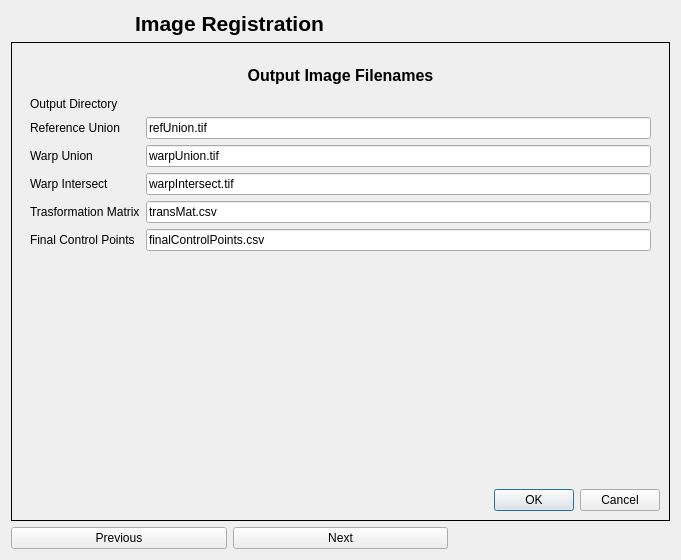
<?xml version="1.0" encoding="UTF-8"?>
<ui version="4.0">
 <class>ImageRegistrationDialogBase</class>
 <widget class="QDialog" name="ImageRegistrationDialogBase">
  <property name="geometry">
   <rect>
    <x>0</x>
    <y>0</y>
    <width>681</width>
    <height>560</height>
   </rect>
  </property>
  <property name="windowTitle">
   <string>Image Registration</string>
  </property>
  <layout class="QGridLayout" name="gridLayout">
   <item row="0" column="0" colspan="2">
    <widget class="QLabel" name="title_label">
     <property name="text">
      <string>&lt;!DOCTYPE HTML PUBLIC &quot;-//W3C//DTD HTML 4.0//EN&quot; &quot;http://www.w3.org/TR/REC-html40/strict.dtd&quot;&gt;
&lt;html&gt;&lt;head&gt;&lt;meta name=&quot;qrichtext&quot; content=&quot;1&quot; /&gt;&lt;style type=&quot;text/css&quot;&gt;
p, li { white-space: pre-wrap; }
&lt;/style&gt;&lt;/head&gt;&lt;body style=&quot; font-family:'Sans Serif'; font-size:9pt; font-weight:400; font-style:normal;&quot;&gt;
&lt;p style=&quot; margin-top:0px; margin-bottom:0px; margin-left:0px; margin-right:0px; -qt-block-indent:0; text-indent:0px;&quot;&gt;&lt;span style=&quot; font-size:16pt; font-weight:600;&quot;&gt;Image Registration&lt;/span&gt;&lt;/p&gt;&lt;/body&gt;&lt;/html&gt;</string>
     </property>
     <property name="alignment">
      <set>Qt::AlignCenter</set>
     </property>
    </widget>
   </item>
   <item row="1" column="0" colspan="3">
    <widget class="QStackedWidget" name="stackedWidget">
     <property name="frameShape">
      <enum>QFrame::Box</enum>
     </property>
     <property name="currentIndex">
      <number>3</number>
     </property>
     <widget class="QWidget" name="page">
      <layout class="QGridLayout" name="gridLayout_2">
       <item row="0" column="0">
        <layout class="QFormLayout" name="formLayout">
         <item row="0" column="0">
          <widget class="QLabel" name="transformationTypeLabel">
           <property name="text">
            <string>Transformation Type</string>
           </property>
          </widget>
         </item>
         <item row="0" column="1">
          <widget class="QComboBox" name="transformationTypeComboBox">
           <item>
            <property name="text">
             <string>Affine Transform</string>
            </property>
           </item>
           <item>
            <property name="text">
             <string>Projective Transform</string>
            </property>
           </item>
           <item>
            <property name="text">
             <string>Linear Conformal Transform</string>
            </property>
           </item>
           <item>
            <property name="text">
             <string>Polynomial</string>
            </property>
           </item>
          </widget>
         </item>
         <item row="1" column="0">
          <widget class="QLabel" name="downsampleInputImageLabel">
           <property name="text">
            <string>Downsample Input Image</string>
           </property>
          </widget>
         </item>
         <item row="1" column="1">
          <widget class="QgsSpinBox" name="downsampleQgsSpinBox">
           <property name="minimum">
            <number>1</number>
           </property>
           <property name="maximum">
            <number>10</number>
           </property>
          </widget>
         </item>
         <item row="2" column="0">
          <widget class="QLabel" name="windowSizeLabel">
           <property name="text">
            <string>Window Size</string>
           </property>
          </widget>
         </item>
         <item row="2" column="1">
          <widget class="QSpinBox" name="windowSizeSpinBox">
           <property name="autoFillBackground">
            <bool>false</bool>
           </property>
           <property name="maximum">
            <number>1920</number>
           </property>
           <property name="value">
            <number>140</number>
           </property>
          </widget>
         </item>
         <item row="3" column="0">
          <widget class="QLabel" name="label">
           <property name="text">
            <string>Warp Window</string>
           </property>
          </widget>
         </item>
         <item row="3" column="1">
          <widget class="QgsSpinBox" name="warpWindowQgsSpinBox"/>
         </item>
         <item row="4" column="0">
          <widget class="QLabel" name="interpolationMethodLabel">
           <property name="text">
            <string>Interpolation Method</string>
           </property>
          </widget>
         </item>
         <item row="4" column="1">
          <widget class="QComboBox" name="interpolationMethodComboBox">
           <item>
            <property name="text">
             <string>Nearest-Neighbor</string>
            </property>
           </item>
           <item>
            <property name="text">
             <string>Bilinear</string>
            </property>
           </item>
           <item>
            <property name="text">
             <string>Pixel area relation</string>
            </property>
           </item>
           <item>
            <property name="text">
             <string>Bicubic</string>
            </property>
           </item>
          </widget>
         </item>
         <item row="5" column="0">
          <widget class="QLabel" name="searchMethodLabel">
           <property name="text">
            <string>Search Method</string>
           </property>
          </widget>
         </item>
         <item row="5" column="1">
          <widget class="QComboBox" name="searchMethodComboBox">
           <item>
            <property name="text">
             <string>Sequential Search</string>
            </property>
           </item>
           <item>
            <property name="text">
             <string>Coarse To Fine</string>
            </property>
           </item>
          </widget>
         </item>
         <item row="6" column="0">
          <widget class="QLabel" name="similarityMetricsLabel">
           <property name="text">
            <string>Similarity Metrics</string>
           </property>
          </widget>
         </item>
         <item row="6" column="1">
          <widget class="QComboBox" name="similarityMetricsComboBox">
           <item>
            <property name="text">
             <string>XOR</string>
            </property>
           </item>
           <item>
            <property name="text">
             <string>SAD</string>
            </property>
           </item>
           <item>
            <property name="text">
             <string>SSD</string>
            </property>
           </item>
           <item>
            <property name="text">
             <string>MI</string>
            </property>
           </item>
          </widget>
         </item>
         <item row="7" column="0">
          <widget class="QLabel" name="borderPaddingValueLabel">
           <property name="text">
            <string>Border Padding Value</string>
           </property>
          </widget>
         </item>
         <item row="7" column="1">
          <widget class="QDoubleSpinBox" name="borderPaddingValueDoubleSpinBox">
           <property name="minimum">
            <double>-100.000000000000000</double>
           </property>
           <property name="maximum">
            <double>100.000000000000000</double>
           </property>
           <property name="value">
            <double>-1.000000000000000</double>
           </property>
          </widget>
         </item>
         <item row="8" column="0">
          <widget class="QLabel" name="scaleIncrementValueLabel">
           <property name="text">
            <string>Scale Increment Value</string>
           </property>
          </widget>
         </item>
         <item row="8" column="1">
          <widget class="QDoubleSpinBox" name="scaleIncrementValueQDoubleSpinBox">
           <property name="minimum">
            <double>-100.000000000000000</double>
           </property>
           <property name="maximum">
            <double>100.000000000000000</double>
           </property>
           <property name="value">
            <double>0.050000000000000</double>
           </property>
          </widget>
         </item>
         <item row="9" column="0">
          <widget class="QLabel" name="rotationIncrementValueLabel">
           <property name="text">
            <string>Rotation Increment Value</string>
           </property>
          </widget>
         </item>
         <item row="9" column="1">
          <widget class="QDoubleSpinBox" name="rotationIncrementValueDoubleSpinBox">
           <property name="minimum">
            <double>-100.000000000000000</double>
           </property>
           <property name="maximum">
            <double>100.000000000000000</double>
           </property>
           <property name="value">
            <double>1.000000000000000</double>
           </property>
          </widget>
         </item>
         <item row="10" column="0">
          <widget class="QLabel" name="lowerRotationFactorBoundLabel">
           <property name="text">
            <string>Lower Rotational Bound</string>
           </property>
          </widget>
         </item>
         <item row="10" column="1">
          <widget class="QDoubleSpinBox" name="lowerRotationFactorBoundDoubleSpinBox">
           <property name="minimum">
            <double>-180.000000000000000</double>
           </property>
           <property name="maximum">
            <double>180.000000000000000</double>
           </property>
          </widget>
         </item>
         <item row="11" column="0">
          <widget class="QLabel" name="upperRotationFactorBoundLabel">
           <property name="text">
            <string>Upper Rotational Bound</string>
           </property>
          </widget>
         </item>
         <item row="11" column="1">
          <widget class="QDoubleSpinBox" name="upperRotationFactorBoundDoubleSpinBox">
           <property name="minimum">
            <double>-180.000000000000000</double>
           </property>
           <property name="maximum">
            <double>180.000000000000000</double>
           </property>
          </widget>
         </item>
         <item row="12" column="0">
          <widget class="QLabel" name="logFileLabel">
           <property name="text">
            <string>Log File</string>
           </property>
          </widget>
         </item>
         <item row="12" column="1">
          <widget class="QgsFileWidget" name="logFileQgsFileWidget" native="true">
           <property name="dialogTitle" stdset="0">
            <string>Create or select a log file</string>
           </property>
           <property name="filter" stdset="0">
            <string>*.log ;; *.txt;;*.*</string>
           </property>
           <property name="defaultRoot" stdset="0">
            <string/>
           </property>
          </widget>
         </item>
         <item row="13" column="0">
          <widget class="QLabel" name="originalReferenceImageLabel">
           <property name="text">
            <string>Original Reference Image [*]</string>
           </property>
          </widget>
         </item>
         <item row="13" column="1">
          <widget class="QgsFileWidget" name="originalReferenceImageQgsFileWidget" native="true">
           <property name="dialogTitle" stdset="0">
            <string>Select the Original Reference Image</string>
           </property>
           <property name="filter" stdset="0">
            <string>*.tif *.tiff *.gtif ;;*.img ;; *.*</string>
           </property>
          </widget>
         </item>
         <item row="14" column="0">
          <widget class="QLabel" name="originalWarpImageLabel">
           <property name="text">
            <string>Original Warp Image [*]</string>
           </property>
          </widget>
         </item>
         <item row="14" column="1">
          <widget class="QgsFileWidget" name="originalWarpImageQgsFileWidget" native="true">
           <property name="dialogTitle" stdset="0">
            <string>Select the Original Warp Image</string>
           </property>
           <property name="filter" stdset="0">
            <string>*.tif *.tiff *.gtif ;;*.img ;; *.*</string>
           </property>
          </widget>
         </item>
        </layout>
       </item>
       <item row="1" column="0">
        <widget class="QLabel" name="label_5">
         <property name="text">
          <string>[*] Denotes a required field</string>
         </property>
        </widget>
       </item>
      </layout>
     </widget>
     <widget class="QWidget" name="page_2">
      <layout class="QGridLayout" name="gridLayout_3">
       <item row="0" column="0">
        <widget class="QWidget" name="widget_3" native="true">
         <property name="autoFillBackground">
          <bool>false</bool>
         </property>
         <layout class="QGridLayout" name="gridLayout_6">
          <item row="0" column="0" colspan="2">
           <widget class="QLabel" name="title_label_4">
            <property name="text">
             <string>&lt;!DOCTYPE HTML PUBLIC &quot;-//W3C//DTD HTML 4.0//EN&quot; &quot;http://www.w3.org/TR/REC-html40/strict.dtd&quot;&gt;
&lt;html&gt;&lt;head&gt;&lt;meta name=&quot;qrichtext&quot; content=&quot;1&quot; /&gt;&lt;style type=&quot;text/css&quot;&gt;
p, li { white-space: pre-wrap; }
&lt;/style&gt;&lt;/head&gt;&lt;body style=&quot; font-family:'Sans Serif'; font-size:9pt; font-weight:400; font-style:normal;&quot;&gt;
&lt;p style=&quot; margin-top:0px; margin-bottom:0px; margin-left:0px; margin-right:0px; -qt-block-indent:0; text-indent:0px;&quot;&gt;&lt;span style=&quot; font-size:12pt; font-weight:600;&quot;&gt;Scaling&lt;/span&gt;&lt;/p&gt;&lt;/body&gt;&lt;/html&gt;</string>
            </property>
            <property name="alignment">
             <set>Qt::AlignCenter</set>
            </property>
           </widget>
          </item>
          <item row="1" column="0" colspan="2">
           <widget class="QListWidget" name="scalingList"/>
          </item>
          <item row="2" column="0" colspan="2">
           <layout class="QFormLayout" name="formLayout_2">
            <item row="0" column="0">
             <widget class="QLabel" name="scalingLowerValueLabel">
              <property name="text">
               <string>Scaling Lower Value</string>
              </property>
             </widget>
            </item>
            <item row="0" column="1">
             <widget class="QDoubleSpinBox" name="scalingLowerValueDoubleSpinBox">
              <property name="maximum">
               <double>100.000000000000000</double>
              </property>
              <property name="value">
               <double>1.000000000000000</double>
              </property>
             </widget>
            </item>
            <item row="1" column="0">
             <widget class="QLabel" name="scalingUpperValueLabel">
              <property name="text">
               <string>Scaling Upper Value</string>
              </property>
             </widget>
            </item>
            <item row="1" column="1">
             <widget class="QDoubleSpinBox" name="scalingUpperValueDoubleSpinBox">
              <property name="maximum">
               <double>100.000000000000000</double>
              </property>
              <property name="value">
               <double>1.000000000000000</double>
              </property>
             </widget>
            </item>
           </layout>
          </item>
          <item row="3" column="0">
           <widget class="QPushButton" name="scalingAddButton">
            <property name="text">
             <string>Add</string>
            </property>
           </widget>
          </item>
          <item row="3" column="1">
           <widget class="QPushButton" name="scalingDeleteButton">
            <property name="text">
             <string>Delete</string>
            </property>
           </widget>
          </item>
         </layout>
        </widget>
       </item>
      </layout>
     </widget>
     <widget class="QWidget" name="page_3">
      <layout class="QGridLayout" name="gridLayout_4">
       <item row="0" column="0">
        <widget class="QWidget" name="widget_2" native="true">
         <property name="autoFillBackground">
          <bool>false</bool>
         </property>
         <layout class="QGridLayout" name="gridLayout_7">
          <item row="0" column="0" colspan="2">
           <widget class="QLabel" name="title_label_2">
            <property name="text">
             <string>&lt;!DOCTYPE HTML PUBLIC &quot;-//W3C//DTD HTML 4.0//EN&quot; &quot;http://www.w3.org/TR/REC-html40/strict.dtd&quot;&gt;
&lt;html&gt;&lt;head&gt;&lt;meta name=&quot;qrichtext&quot; content=&quot;1&quot; /&gt;&lt;style type=&quot;text/css&quot;&gt;
p, li { white-space: pre-wrap; }
&lt;/style&gt;&lt;/head&gt;&lt;body style=&quot; font-family:'Sans Serif'; font-size:9pt; font-weight:400; font-style:normal;&quot;&gt;
&lt;p style=&quot; margin-top:0px; margin-bottom:0px; margin-left:0px; margin-right:0px; -qt-block-indent:0; text-indent:0px;&quot;&gt;&lt;span style=&quot; font-size:12pt; font-weight:600;&quot;&gt;Feature Images&lt;/span&gt;&lt;/p&gt;&lt;/body&gt;&lt;/html&gt;</string>
            </property>
            <property name="alignment">
             <set>Qt::AlignCenter</set>
            </property>
           </widget>
          </item>
          <item row="1" column="0" colspan="2">
           <widget class="QListWidget" name="featureImageList"/>
          </item>
          <item row="3" column="0" colspan="2">
           <layout class="QFormLayout" name="formLayout_3">
            <item row="0" column="0">
             <widget class="QLabel" name="featureReferenceImageLabel">
              <property name="text">
               <string>Feature Reference Image</string>
              </property>
             </widget>
            </item>
            <item row="0" column="1">
             <widget class="QgsFileWidget" name="featureReferenceImageQgsFileWidget" native="true">
              <property name="dialogTitle" stdset="0">
               <string>Select the Feature Reference Image</string>
              </property>
              <property name="filter" stdset="0">
               <string>*.tif *.tiff *.gtif ;;*.img ;; *.*</string>
              </property>
             </widget>
            </item>
            <item row="1" column="0">
             <widget class="QLabel" name="featureWarpImageLabel">
              <property name="text">
               <string>Feature Warp Image</string>
              </property>
             </widget>
            </item>
            <item row="1" column="1">
             <widget class="QgsFileWidget" name="featureWarpImageQgsFileWidget" native="true">
              <property name="dialogTitle" stdset="0">
               <string>Select the Feature Warp Image</string>
              </property>
              <property name="filter" stdset="0">
               <string>*.tif *.tiff *.gtif ;;*.img ;; *.*</string>
              </property>
             </widget>
            </item>
           </layout>
          </item>
          <item row="4" column="1">
           <widget class="QPushButton" name="featureImageDeleteButton">
            <property name="text">
             <string>Delete</string>
            </property>
           </widget>
          </item>
          <item row="4" column="0">
           <widget class="QPushButton" name="featureImageAddButton">
            <property name="text">
             <string>Add</string>
            </property>
           </widget>
          </item>
          <item row="2" column="0">
           <widget class="QLabel" name="label_2">
            <property name="text">
             <string>[REQUIRED- At least one set of feature reference &amp; warp image]]</string>
            </property>
           </widget>
          </item>
         </layout>
        </widget>
       </item>
      </layout>
     </widget>
     <widget class="QWidget" name="page_4">
      <layout class="QGridLayout" name="gridLayout_5">
       <item row="0" column="0">
        <widget class="QWidget" name="widget_4" native="true">
         <property name="autoFillBackground">
          <bool>false</bool>
         </property>
         <layout class="QGridLayout" name="gridLayout_8">
          <item row="0" column="0">
           <widget class="QLabel" name="title_label_5">
            <property name="maximumSize">
             <size>
              <width>16777215</width>
              <height>30</height>
             </size>
            </property>
            <property name="text">
             <string>&lt;!DOCTYPE HTML PUBLIC &quot;-//W3C//DTD HTML 4.0//EN&quot; &quot;http://www.w3.org/TR/REC-html40/strict.dtd&quot;&gt;
&lt;html&gt;&lt;head&gt;&lt;meta name=&quot;qrichtext&quot; content=&quot;1&quot; /&gt;&lt;style type=&quot;text/css&quot;&gt;
p, li { white-space: pre-wrap; }
&lt;/style&gt;&lt;/head&gt;&lt;body style=&quot; font-family:'Sans Serif'; font-size:9pt; font-weight:400; font-style:normal;&quot;&gt;
&lt;p style=&quot; margin-top:0px; margin-bottom:0px; margin-left:0px; margin-right:0px; -qt-block-indent:0; text-indent:0px;&quot;&gt;&lt;span style=&quot; font-size:12pt; font-weight:600;&quot;&gt;Output Image Filenames&lt;/span&gt;&lt;/p&gt;&lt;/body&gt;&lt;/html&gt;</string>
            </property>
            <property name="alignment">
             <set>Qt::AlignCenter</set>
            </property>
           </widget>
          </item>
          <item row="1" column="0">
           <layout class="QFormLayout" name="formLayout_4">
            <item row="0" column="0">
             <widget class="QLabel" name="outputDirectoryLabel">
              <property name="text">
               <string>Output Directory</string>
              </property>
             </widget>
            </item>
            <item row="0" column="1">
             <widget class="QgsFileWidget" name="outputDirectoryQgsFileWidget" native="true">
              <property name="toolTip">
               <string>&lt;html&gt;&lt;head/&gt;&lt;body&gt;&lt;p&gt;Output Directory&lt;/p&gt;&lt;/body&gt;&lt;/html&gt;</string>
              </property>
              <property name="dialogTitle" stdset="0">
               <string>Select the output directory</string>
              </property>
             </widget>
            </item>
            <item row="1" column="0">
             <widget class="QLabel" name="referenceUnionLabel">
              <property name="text">
               <string>Reference Union</string>
              </property>
             </widget>
            </item>
            <item row="1" column="1">
             <widget class="QLineEdit" name="referenceUnionLineEdit">
              <property name="toolTip">
               <string>&lt;html&gt;&lt;head/&gt;&lt;body&gt;&lt;p&gt;Reference Union&lt;/p&gt;&lt;/body&gt;&lt;/html&gt;</string>
              </property>
              <property name="text">
               <string>refUnion.tif</string>
              </property>
             </widget>
            </item>
            <item row="2" column="0">
             <widget class="QLabel" name="warpUnionLabel">
              <property name="toolTip">
               <string>&lt;html&gt;&lt;head/&gt;&lt;body&gt;&lt;p&gt;&lt;br/&gt;&lt;/p&gt;&lt;/body&gt;&lt;/html&gt;</string>
              </property>
              <property name="text">
               <string>Warp Union</string>
              </property>
             </widget>
            </item>
            <item row="2" column="1">
             <widget class="QLineEdit" name="warpUnionLineEdit">
              <property name="toolTip">
               <string>&lt;html&gt;&lt;head/&gt;&lt;body&gt;&lt;p&gt;Warp union&lt;/p&gt;&lt;/body&gt;&lt;/html&gt;</string>
              </property>
              <property name="text">
               <string>warpUnion.tif</string>
              </property>
             </widget>
            </item>
            <item row="3" column="0">
             <widget class="QLabel" name="warpIntersectLabel">
              <property name="toolTip">
               <string>&lt;html&gt;&lt;head/&gt;&lt;body&gt;&lt;p&gt;&lt;br/&gt;&lt;/p&gt;&lt;/body&gt;&lt;/html&gt;</string>
              </property>
              <property name="text">
               <string>Warp Intersect</string>
              </property>
             </widget>
            </item>
            <item row="3" column="1">
             <widget class="QLineEdit" name="warpIntersectLineEdit">
              <property name="toolTip">
               <string>&lt;html&gt;&lt;head/&gt;&lt;body&gt;&lt;p&gt;Warp Intersect&lt;/p&gt;&lt;/body&gt;&lt;/html&gt;</string>
              </property>
              <property name="text">
               <string>warpIntersect.tif</string>
              </property>
             </widget>
            </item>
            <item row="4" column="0">
             <widget class="QLabel" name="trasformationMatrixLabel">
              <property name="text">
               <string>Trasformation Matrix</string>
              </property>
             </widget>
            </item>
            <item row="4" column="1">
             <widget class="QLineEdit" name="trasformationMatrixLineEdit">
              <property name="toolTip">
               <string>&lt;html&gt;&lt;head/&gt;&lt;body&gt;&lt;p&gt;Transformation Matrix&lt;/p&gt;&lt;/body&gt;&lt;/html&gt;</string>
              </property>
              <property name="text">
               <string>transMat.csv</string>
              </property>
             </widget>
            </item>
            <item row="5" column="0">
             <widget class="QLabel" name="finalControlPointsLabel">
              <property name="text">
               <string>Final Control Points</string>
              </property>
             </widget>
            </item>
            <item row="5" column="1">
             <widget class="QLineEdit" name="finalControlPointsLineEdit">
              <property name="toolTip">
               <string>&lt;html&gt;&lt;head/&gt;&lt;body&gt;&lt;p&gt;The Final Control Points&lt;/p&gt;&lt;/body&gt;&lt;/html&gt;</string>
              </property>
              <property name="text">
               <string>finalControlPoints.csv</string>
              </property>
             </widget>
            </item>
           </layout>
          </item>
         </layout>
        </widget>
       </item>
       <item row="1" column="0">
        <widget class="QDialogButtonBox" name="button_box">
         <property name="orientation">
          <enum>Qt::Horizontal</enum>
         </property>
         <property name="standardButtons">
          <set>QDialogButtonBox::Cancel|QDialogButtonBox::Ok</set>
         </property>
         <property name="centerButtons">
          <bool>false</bool>
         </property>
        </widget>
       </item>
      </layout>
     </widget>
    </widget>
   </item>
   <item row="2" column="0">
    <widget class="QPushButton" name="previousButton">
     <property name="text">
      <string>Previous</string>
     </property>
    </widget>
   </item>
   <item row="2" column="1">
    <widget class="QPushButton" name="nextButton">
     <property name="text">
      <string>Next</string>
     </property>
    </widget>
   </item>
  </layout>
 </widget>
 <customwidgets>
  <customwidget>
   <class>QgsFileWidget</class>
   <extends>QWidget</extends>
   <header>qgsfilewidget.h</header>
  </customwidget>
  <customwidget>
   <class>QgsSpinBox</class>
   <extends>QSpinBox</extends>
   <header>qgsspinbox.h</header>
  </customwidget>
 </customwidgets>
 <resources/>
 <connections>
  <connection>
   <sender>button_box</sender>
   <signal>rejected()</signal>
   <receiver>ImageRegistrationDialogBase</receiver>
   <slot>reject()</slot>
   <hints>
    <hint type="sourcelabel">
     <x>20</x>
     <y>20</y>
    </hint>
    <hint type="destinationlabel">
     <x>20</x>
     <y>20</y>
    </hint>
   </hints>
  </connection>
  <connection>
   <sender>button_box</sender>
   <signal>accepted()</signal>
   <receiver>ImageRegistrationDialogBase</receiver>
   <slot>accept()</slot>
   <hints>
    <hint type="sourcelabel">
     <x>20</x>
     <y>20</y>
    </hint>
    <hint type="destinationlabel">
     <x>20</x>
     <y>20</y>
    </hint>
   </hints>
  </connection>
 </connections>
</ui>
